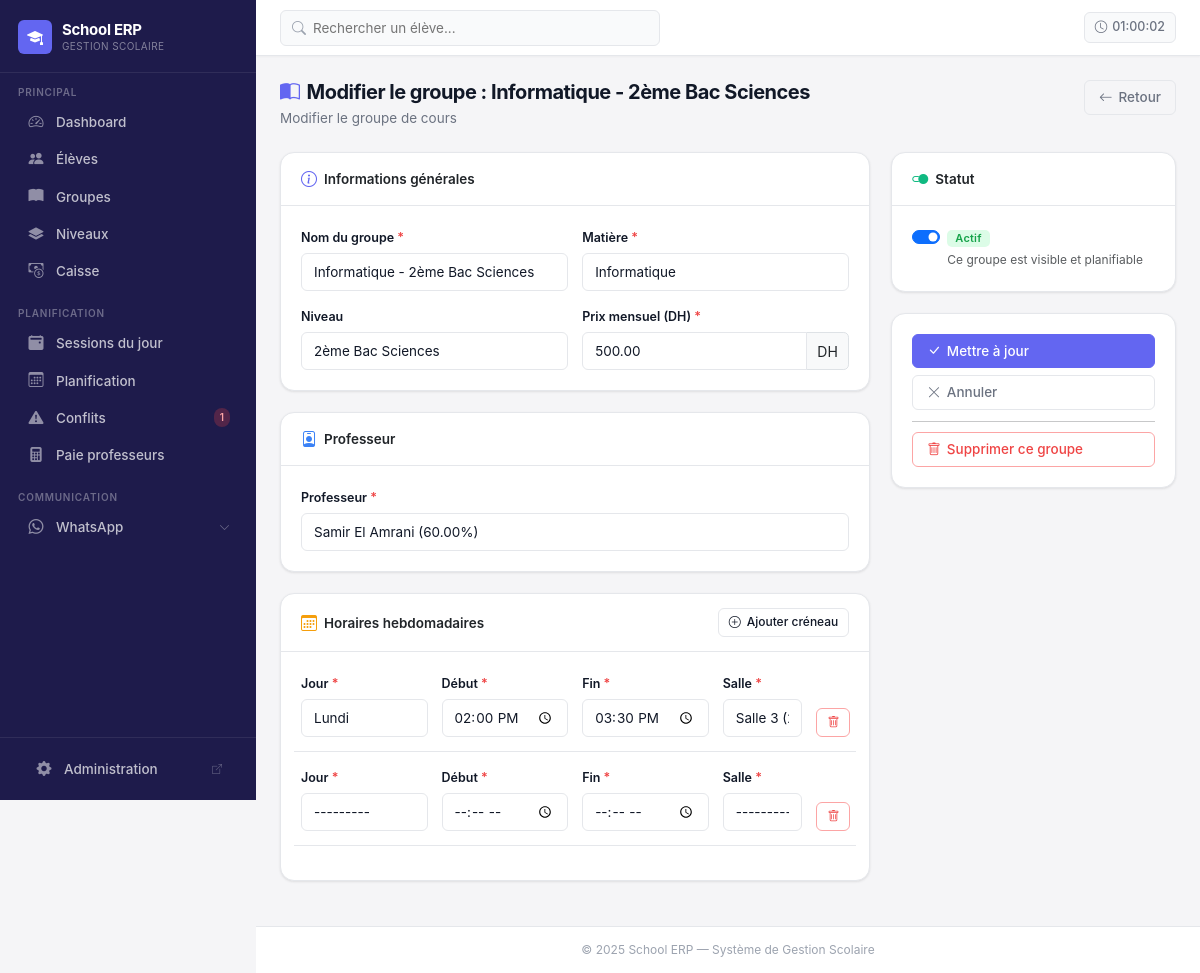
Screenshot of /courses/5/edit/ (signed in) with the database file from the repository.
### core/models.py (models this page shows, shortened)
class CourseGroup(models.Model):
    DAYS_CHOICES = [
        ('MON', 'Lundi'),
        ('TUE', 'Mardi'),
        ('WED', 'Mercredi'),
        ('THU', 'Jeudi'),
        ('FRI', 'Vendredi'),
        ('SAT', 'Samedi'),
        ('SUN', 'Dimanche'),
    ]
    name = models.CharField(max_length=100, verbose_name="Nom du groupe")
    subject = models.CharField(max_length=100, verbose_name="Matière")
    level = models.ForeignKey(
        Level,
        on_delete=models.SET_NULL,
        related_name='course_groups',
        verbose_name="Niveau",
        null=True,
        blank=True
    )
    monthly_price = models.DecimalField(
        max_digits=8,
        decimal_places=2,
        validators=[MinValueValidator(Decimal('0.01'))],
        verbose_name="Prix mensuel (DH)"
    )
    teacher = models.ForeignKey(
        Teacher,
        on_delete=models.PROTECT,
        related_name='course_groups',
        verbose_name="Professeur"
    )
    is_active = models.BooleanField(default=True, verbose_name="Actif")
    created_at = models.DateTimeField(auto_now_add=True)
    class Meta:
        verbose_name = "Groupe de cours"
        verbose_name_plural = "Groupes de cours"
        ordering = ['name']

### core/views.py (the view)
# urls.py: path('courses/<int:group_id>/edit/', views.course_group_edit, name='course_group_edit'),
@require_http_methods(['GET', 'POST'])
def course_group_edit(request, group_id):
    course = get_object_or_404(CourseGroup, pk=group_id)
    if request.method == 'POST':
        form = CourseGroupForm(request.POST, instance=course)
        formset = CourseGroupScheduleFormSet(request.POST, instance=course)
        if form.is_valid() and formset.is_valid():
            with transaction.atomic():
                form.save()
                formset.save()
            messages.success(request, f"Le groupe '{course.name}' a été mis à jour avec succès.")
            return redirect('core:courses_list')
    else:
        form = CourseGroupForm(instance=course)
        formset = CourseGroupScheduleFormSet(instance=course)
    return render(request, 'core/course_group_form.html', {
        'form': form,
        'formset': formset,
        'course': course,
        'title': f"Modifier le groupe : {course.name}",
        'button_text': 'Mettre à jour'
    })

### core/forms.py
class CourseGroupForm(forms.ModelForm):
    class Meta:
        model = CourseGroup
        fields = ['name', 'subject', 'level', 'monthly_price', 'teacher', 'is_active']
        widgets = {
            'name': forms.TextInput(attrs={'class': 'form-control', 'placeholder': 'Nom du groupe'}),
            'subject': forms.TextInput(attrs={'class': 'form-control', 'placeholder': 'Matière'}),
            'level': forms.Select(attrs={'class': 'form-select'}),
            'monthly_price': forms.NumberInput(attrs={'class': 'form-control', 'placeholder': 'Prix mensuel (DH)'}),
            'teacher': forms.Select(attrs={'class': 'form-select'}),
            'is_active': forms.CheckboxInput(attrs={'class': 'form-check-input'}),
        }

### core/context_processors.py (called while the page is built)
def conflicts_count(request):
    CACHE_KEY = 'sidebar_conflict_count'
    CACHE_TTL = getattr(settings, 'CONFLICT_CACHE_TTL', 30)  # seconds
    count = cache.get(CACHE_KEY)
    if count is None:
        try:
            from .utils import detect_all_conflicts
            data = detect_all_conflicts()
            count = len(data.get('schedule_conflicts', []))
        except Exception:
            count = 0
        cache.set(CACHE_KEY, count, CACHE_TTL)
    return {'conflict_count': count}

### core/models.py (called while the page is built)
    def __str__(self):
        return f"{self.name} ({self.capacity} places)"

    def __str__(self):
        if self.payment_method == 'PERCENTAGE':
            return f"{self.name} ({self.payment_percentage}%)"
        elif self.payment_method == 'SESSION':
            return f"{self.name} ({self.session_rate} DH/sess)"
        return f"{self.name} ({self.hourly_rate} DH/h)"

    def __str__(self):
        return self.name

### core/templatetags/nav_active.py (called while the page is built)
@register.simple_tag(takes_context=True)
def active_if(context, *names):
    request = context.get("request")
    if not request or not request.resolver_match:
        return ""
    return "active" if request.resolver_match.url_name in names else ""

### templates/core/course_group_form.html (shortened to what this page needs)
{% extends 'core/base.html' %}
{% load static %}
{% block content %}
<div class="page-header d-flex align-items-start justify-content-between">
  <div>
    <h1 class="page-title">
      <i class="bi bi-book-half me-2" style="color:var(--primary);"></i>{{ title }}
    </h1>
    <p class="page-subtitle">
      {% if course %}Modifier le groupe de cours{% else %}Créer un nouveau groupe / classe{% endif %}
    </p>
  </div>
  <a href="{% url 'core:courses_list' %}" class="btn btn-outline-secondary">
    <i class="bi bi-arrow-left"></i> Retour
  </a>
</div>
<form method="post" novalidate>
  <div class="row g-4">
    <div class="col-lg-8">
      <div class="card mb-4">
        <div class="card-header d-flex align-items-center gap-2">
          <i class="bi bi-info-circle" style="color:var(--primary);font-size:16px;"></i>
          <span class="fw-600">Informations générales</span>
        </div>
        <div class="card-body">
          <div class="row g-3">
            <div class="col-md-6">
              <label for="{{ form.name.id_for_label }}" class="form-label">
                {{ form.name.label }} <span style="color:var(--danger);">*</span>
              </label>
              {{ form.name }}
            </div>
            <div class="col-md-6">
              <label for="{{ form.subject.id_for_label }}" class="form-label">
                {{ form.subject.label }} <span style="color:var(--danger);">*</span>
              </label>
              {{ form.subject }}
            </div>
            <div class="col-md-6">
              <label for="{{ form.level.id_for_label }}" class="form-label">
                {{ form.level.label }}
              </label>
              {{ form.level }}
            </div>
            <div class="col-md-6">
              <label for="{{ form.monthly_price.id_for_label }}" class="form-label">
                {{ form.monthly_price.label }} <span style="color:var(--danger);">*</span>
              </label>
              <div class="input-group">
                {{ form.monthly_price }}
                <span class="input-group-text">DH</span>
              </div>
            </div>
          </div>
        </div>
      </div>
      <div class="card mb-4">
        <div class="card-header d-flex align-items-center gap-2">
          <i class="bi bi-person-badge" style="color:#3b82f6;font-size:16px;"></i>
          <span class="fw-600">Professeur</span>
        </div>
        <div class="card-body">
          <label for="{{ form.teacher.id_for_label }}" class="form-label">
            {{ form.teacher.label }} <span style="color:var(--danger);">*</span>
          </label>
          {{ form.teacher }}
        </div>
      </div>
      <div class="card mb-4">
        <div class="card-header d-flex align-items-center justify-content-between">
          <div class="d-flex align-items-center gap-2">
            <i class="bi bi-calendar3" style="color:#f59e0b;font-size:16px;"></i>
            <span class="fw-600">Horaires hebdomadaires</span>
          </div>
          <button type="button" class="btn btn-sm btn-outline-primary" id="add-schedule-btn">
            <i class="bi bi-plus-circle"></i> Ajouter créneau
          </button>
        </div>
        <div class="card-body">
          <div id="schedules-container">
            {% for f in formset %}
              <div class="row g-3 align-items-end schedule-form-row mb-3 pb-3" style="border-bottom:1px solid var(--border);"
                   data-form-index="{{ forloop.counter0 }}">
                <div class="col-md-3">
                  <label class="form-label">Jour <span style="color:var(--danger);">*</span></label>
                  {{ f.day }}
                </div>
                <div class="col-md-3">
                  <label class="form-label">Début <span style="color:var(--danger);">*</span></label>
                  {{ f.start_time }}
                </div>
                <div class="col-md-3">
                  <label class="form-label">Fin <span style="color:var(--danger);">*</span></label>
                  {{ f.end_time }}
                </div>
                <div class="col-md-2">
                  <label class="form-label">Salle <span style="color:var(--danger);">*</span></label>
                  {{ f.room }}
                </div>
                <div class="col-md-1 text-end">
                  {% if formset.can_delete %}
                    <button type="button" class="btn btn-outline-danger btn-sm remove-schedule-btn" title="Supprimer">
                      <i class="bi bi-trash"></i>
                    </button>
                  {% endif %}
                </div>
              </div>
            {% endfor %}
          </div>
        </div>
      </div>
    </div>
    <div class="col-lg-4">
      <div class="card mb-4">
        <div class="card-header d-flex align-items-center gap-2">
          <i class="bi bi-toggle2-on" style="color:#10b981;font-size:16px;"></i>
          <span class="fw-600">Statut</span>
        </div>
        <div class="card-body">
          <div class="form-check form-switch">
            {{ form.is_active }}
            <label class="form-check-label" for="{{ form.is_active.id_for_label }}">
              <span class="badge badge-success">Actif</span>
              <div class="text-muted mt-1" style="font-size:12px;">Ce groupe est visible et planifiable</div>
            </label>
          </div>
        </div>
      </div>
      <div class="card">
        <div class="card-body d-flex flex-column gap-2">
          <button type="submit" class="btn btn-primary w-100">
            <i class="bi bi-check-lg"></i> {{ button_text }}
          </button>
          <a href="{% url 'core:courses_list' %}" class="btn btn-outline-secondary w-100">
            <i class="bi bi-x-lg"></i> Annuler
          </a>
          {% if course %}
            <hr class="my-1">
            <a href="{% url 'core:course_group_delete_confirm' course.id %}" class="btn btn-outline-danger w-100">
              <i class="bi bi-trash"></i> Supprimer ce groupe
            </a>
          {% endif %}
        </div>
      </div>
    </div>
  </div>
</form>
{% endblock %}

### templates/core/base.html (style rules this page uses)
:root { --font-sans: 'Inter', system-ui, -apple-system, sans-serif; --primary: #6366f1; --primary-dark: #4f46e5; --primary-light: #e0e7ff; --primary-rgb: 99, 102, 241; --sidebar-bg: #1e1b4b; --sidebar-hover: rgba(255, 255, 255, 0.07); --sidebar-active: rgba(99, 102, 241, 0.25); --sidebar-text: rgba(255, 255, 255, 0.72); --sidebar-text-active: #ffffff; --sidebar-accent: #6366f1; --sidebar-width: 256px; --body-bg: #f5f5f7; --surface: #ffffff; --surface-alt: #f9fafb; --border: #e5e7eb; --border-focus: #6366f1; --text-primary: #111827; --text-secondary: #6b7280; --text-muted: #9ca3af; --success: #10b981; --warning: #f59e0b; --danger: #ef4444; --info: #3b82f6; --shadow-xs: 0 1px 2px rgba(0, 0, 0, 0.04); --shadow-sm: 0 1px 3px rgba(0, 0, 0, 0.06), 0 1px 2px rgba(0, 0, 0, 0.04); --shadow-md: 0 4px 6px rgba(0, 0, 0, 0.05), 0 2px 4px rgba(0, 0, 0, 0.04); --shadow-lg: 0 10px 15px rgba(0, 0, 0, 0.05), 0 4px 6px rgba(0, 0, 0, 0.04); --radius-sm: 6px; --radius-md: 10px; --radius-lg: 14px; --radius-xl: 18px; }
*, *::before, *::after { box-sizing: border-box; }
html, body { height: 100%; font-family: var(--font-sans); font-size: 14px; background: var(--body-bg); color: var(--text-primary); -webkit-font-smoothing: antialiased; }
.page-header { margin-bottom: 24px; }
.page-title { font-size: 20px; font-weight: 700; color: var(--text-primary); letter-spacing: -0.025em; margin: 0; }
.page-subtitle { font-size: 13.5px; color: var(--text-secondary); margin: 4px 0 0; }
.card { background: var(--surface); border: 1px solid var(--border); border-radius: var(--radius-lg); box-shadow: var(--shadow-sm); transition: box-shadow 0.2s, transform 0.2s; }
.card-header { background: transparent; border-bottom: 1px solid var(--border); padding: 14px 20px; font-weight: 600; font-size: 13.5px; }
.card-body { padding: 20px; }
.badge { font-size: 11px; font-weight: 600; letter-spacing: 0.02em; padding: 3px 8px; border-radius: 5px; }
.badge-success { background: #dcfce7; color: #16a34a; }
.btn { font-family: var(--font-sans); font-size: 13.5px; font-weight: 500; border-radius: var(--radius-sm); padding: 7px 14px; transition: all 0.15s; display: inline-flex; align-items: center; gap: 6px; line-height: 1.4; border: 1px solid transparent; }
.btn-primary { background: var(--primary); border-color: var(--primary); color: #ffffff; }
.btn-outline-primary { background: transparent; border-color: var(--border); color: var(--text-primary); }
.btn-outline-secondary { background: transparent; border-color: var(--border); color: var(--text-secondary); }
.btn-outline-danger { background: transparent; border-color: #fca5a5; color: var(--danger); }
.btn-sm { font-size: 12px; padding: 5px 10px; border-radius: 6px; }
.form-label { font-size: 12.5px; font-weight: 600; color: var(--text-primary); margin-bottom: 5px; }
.form-control, .form-select { font-size: 13.5px; border: 1px solid var(--border); border-radius: var(--radius-sm); padding: 8px 12px; background: var(--surface); color: var(--text-primary); transition: border-color 0.15s, box-shadow 0.15s; }

### templates/core/course_group_form.html (style rules this page uses)
.fw-600 { font-weight: 600; }

### rows the page displays
CourseGroup: name "Informatique - 2ème Bac Sciences", subject "Informatique", level "2ème Bac Sciences", monthly_price "500.00", teacher "Samir El Amrani (60.00%)", is_active "☑"

### other values shown
{{ conflict_count }} "1"
{{ title }} "Modifier le groupe : Informatique - 2ème Bac Sciences"
{{ button_text }} "Mettre à jour"
